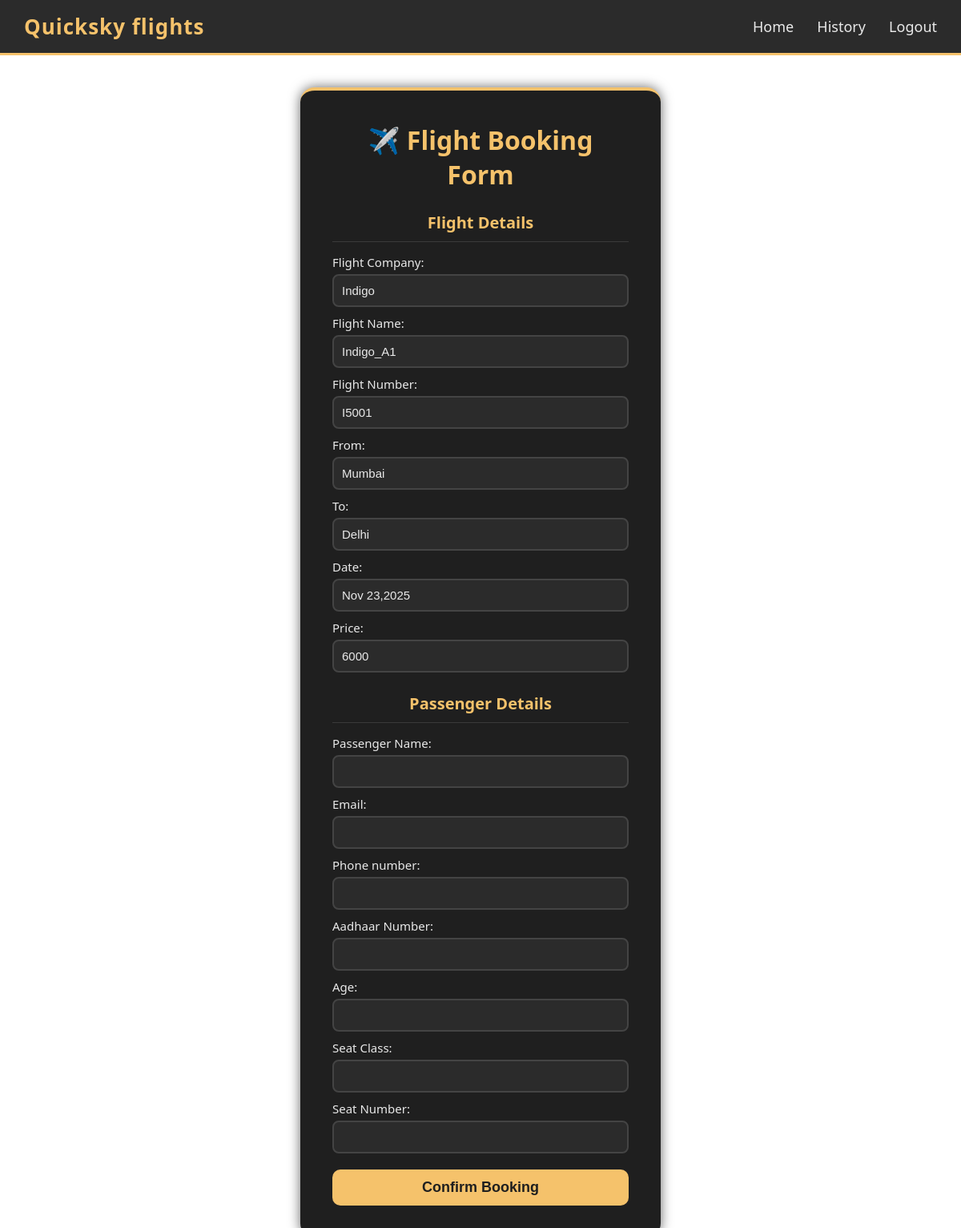
The page /booknow/2/ on the database its author committed.
### base/models.py (models this page shows)
class Flight(models.Model):
    company = models.CharField(max_length=100)
    flight_name = models.CharField(max_length=100)
    flight_no = models.CharField(max_length=50)
    origin = models.CharField(max_length=100)
    destination = models.CharField(max_length=100)
    departure_time = models.CharField(max_length=50)
    flight_date = models.CharField(max_length=50)
    price = models.IntegerField()

### base/views.py (the view, shortened to what this page needs)
# urls.py: path('booknow/<int:flight_id>/',book_now,name='book_now'),
def book_now(request,flight_id):
    flight = Flight.objects.get(id=flight_id)
    return render(request,'book_now.html',{'home':True,'flight': flight})

### base/templates/book_now.html (shortened to what this page needs)
{% extends 'main.html' %}
{% block content %}
<center>
    <div class="form">
        <form action="" method="POST">
            <h1>✈️ Flight Booking Form</h1>
            <h4>Flight Details</h4>
            <hr>
            <label>Flight Company:</label>
            <input type="text" value="{{ flight.company }}" readonly>
            <label>Flight Name:</label>
            <input type="text" value="{{ flight.flight_name }}" readonly>
            <label>Flight Number:</label>
            <input type="text" value="{{ flight.flight_no }}" readonly>
            <label>From:</label>
            <input type="text" value="{{ flight.origin }}" readonly>
            <label>To:</label>
            <input type="text" value="{{ flight.destination }}" readonly>
            <label>Date:</label>
            <input type="text" value="{{ flight.flight_date }}" readonly>
            <label>Price:</label>
            <input type="text" value="{{ flight.price }}" readonly>
            <h4>Passenger Details</h4>
            <hr>
            <label>Passenger Name:</label>
            <input type="text" name="passenger_name" required>
            <label>Email:</label>
            <input type="email" name="email" required>
            <label>Phone number:</label>
            <input type="text" name="phone" required>
            <label>Aadhaar Number:</label>
            <input type="text" name="aadhaar" required>
            <label>Age:</label>
            <input type="number" name="age" required>
            <label>Seat Class:</label>
            <input type="text" name="seat_class" required>
            <label>Seat Number:</label>
            <input type="text" name="seat_number" required>
            <button type="submit">Confirm Booking</button>
        </form>
    </div>
</center>
{% endblock %}

### static/style.css (style rules this page uses)
* { padding: 0;margin: 0;box-sizing: border-box; }
h4 { color: #f5c26b; text-align: center; margin-top: 40px; font-size: 20px; }
.form { background: #1f1f1f; padding: 40px; width: 450px; margin-top: 40px; border-radius: 18px; box-shadow: 0 0 15px rgba(0,0,0,0.6); font-family: "Segoe UI", sans-serif; border-top: 4px solid #f5c26b; text-align: left; }
.form h1 { color: #f5c26b; text-align: center; margin-bottom: 20px; }
.form h4 { color: #f5c26b; margin-top: 25px; margin-bottom: 10px; }
.form hr { border: none; border-bottom: 1px solid #3a3a3a; margin-bottom: 15px; }
.form label { display: block; color: #e9e9e9; margin-top: 10px; font-size: 15px; }
.form input { width: 100%; padding: 10px; background: #2b2b2b; border: 2px solid #444; border-radius: 8px; color: #e9e9e9; margin-top: 5px; font-size: 15px; transition: 0.3s; }
.form button { width: 100%; margin-top: 20px; padding: 12px; background: #f5c26b; color: #1f1f1f; border: none; border-radius: 10px; font-size: 18px; cursor: pointer; font-weight: bold; transition: 0.3s; }

### rows shown on the page
Flight: company "Indigo", flight_name "Indigo_A1", flight_no "I5001", origin "Mumbai", destination "Delhi", flight_date "Nov 23,2025", price "6000"
